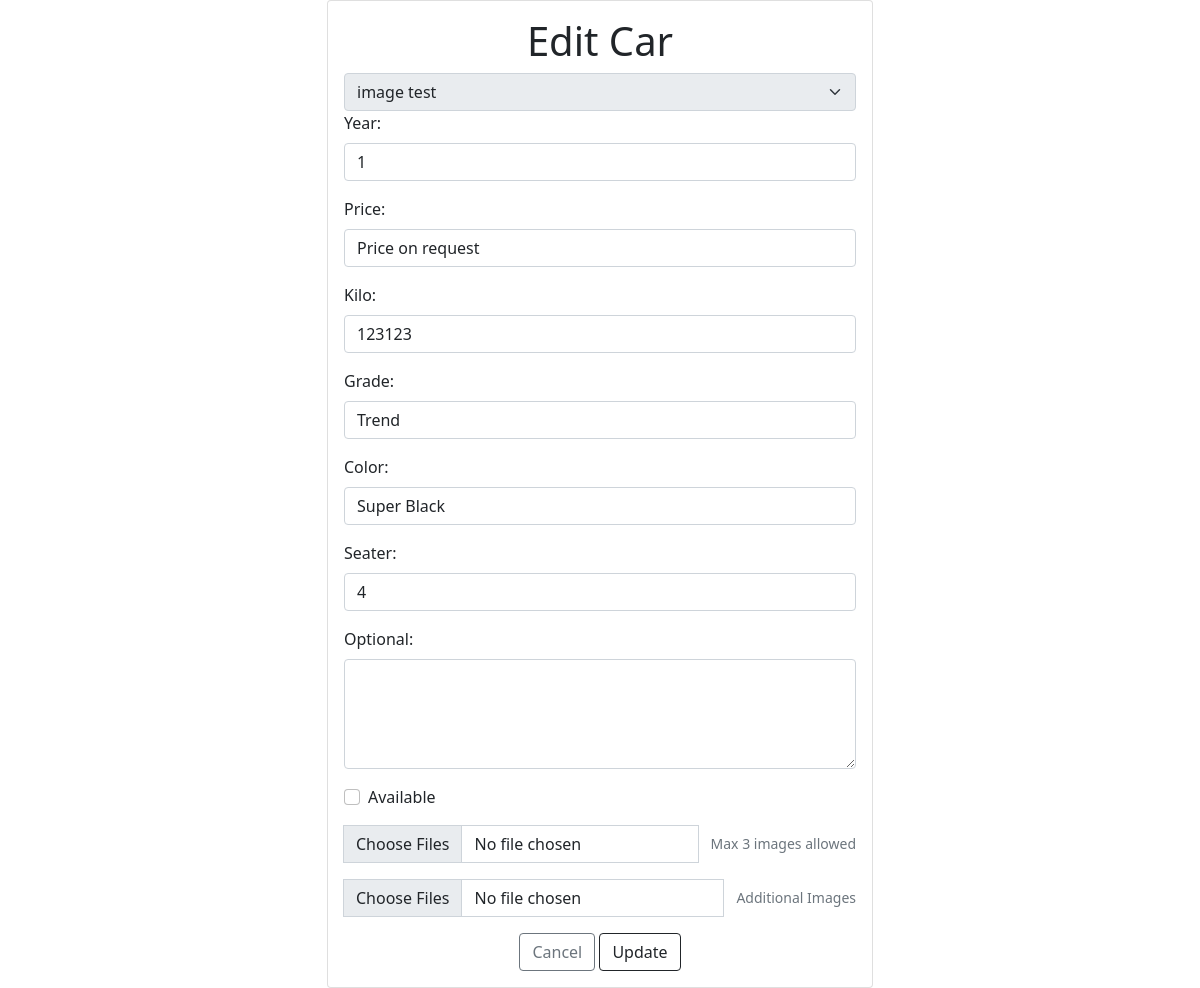
/home/edit-car/86/ (signed in), run on the app's committed database.
### car_dealership/models.py (models this page shows, shortened)
class CarModel(models.Model):
    brand = models.ForeignKey(CarBrand, on_delete=models.CASCADE)
    name = models.CharField(max_length=50)

class Car(models.Model):
    car_model = models.ForeignKey(CarModel, on_delete=models.CASCADE)
    year = models.IntegerField()
    price = models.CharField(max_length=100, null=True, blank=True)
    mileage = models.IntegerField(null=True, blank=True)
    grade = models.CharField(max_length=100, null=True, blank=True)
    color = models.CharField(max_length=100, null=True, blank=True)
    optional = models.TextField(null=True, blank=True)
    available = models.BooleanField(default=True)
    seater = models.IntegerField(null=True, blank=True)

### car_dealership/views.py (the view, shortened to what this page needs)
# urls.py: path("edit-car/<int:car_id>/", views.edit_car, name="edit_car"),
@admin_required
def edit_car(request, car_id):
    car = get_object_or_404(Car, id=car_id)
    car_model = car.car_model
    car_models = CarModel.objects.all()
    context = {
        'car': car,
        'car_model': car_model,
        'car_models': car_models,
        'optional': car.optional,
    }
    return render(request, 'admin/add_car.html', context)

### templates/admin/add_car.html (shortened to what this page needs)
{% load static %}
<!DOCTYPE html>
<html>
<head>
    <link href="https://cdn.jsdelivr.net/npm/bootstrap@5.0.2/dist/css/bootstrap.min.css" rel="stylesheet">
    <link rel="stylesheet" type="text/css" href="{% static 'admin.css' %}">
</head>
<body>
    <div class="container">
        <div class="row justify-content-center">
            <div class="col-md-6">
                <div class="card">
                    <div class="card-body">
                        <h1 class="card-title text-center">
                            {% if car %} Edit Car {% else %} Add Car {% endif %}
                        </h1>
                        <form method="post" enctype="multipart/form-data">
                            <div class="col-auto">
                                {% if car_model %}
                                <select class="form-select" aria-label="Disabled select example" disabled>
                                    <option selected>{{ car_model.name }}</option>
                                </select>
                                {% endif %}
                            </div>
                            <div class="mb-3">
                                <label for="year" class="form-label">Year:</label>
                                <input type="text" id="year" name="year" class="form-control" aria-describedby="carHelpInline" {% if car_model %} value="{{ car.year }}" {% endif %}required>
                            </div>
                            <div class="mb-3">
                                <label for="price" class="form-label">Price:</label>
                                <input type="text" id="price" name="price" class="form-control" aria-describedby="carHelpInline" {% if car_model %} value="{{ car.price }}" {% endif %}required>
                            </div>
                            <div class="mb-3">
                                <label for="kilo" class="form-label">Kilo:</label>
                                <input type="text" id="kilo" name="kilo" class="form-control" aria-describedby="carHelpInline" {% if car_model %} value="{{ car.mileage }}" {% endif %}required>
                            </div>
                            <div class="mb-3">
                                <label for="grade" class="form-label">Grade:</label>
                                <input type="text" id="grade" name="grade" class="form-control" aria-describedby="carHelpInline" {% if car_model %} value="{{ car.grade }}" {% endif %}>
                            </div>
                            <div class="mb-3">
                                <label for="color" class="form-label">Color:</label>
                                <input type="text" id="color" name="color" class="form-control" aria-describedby="carHelpInline" {% if car_model %} value="{{ car.color }}" {% endif %}>
                            </div>
                            <div class="mb-3">
                                <label for="seater" class="form-label">Seater:</label>
                                <input type="text" id="seater" name="seater" class="form-control" aria-describedby="carHelpInline" {% if car_model %} value="{{ car.seater }}" {% endif %}>
                            </div>
                            <div class="mb-3">
                                <label for="optional" class="form-label">Optional:</label>
                                <textarea id="optionalText" name="optional" class="form-control" rows="4">{% if car_model %}{{ optional }}{% endif %}</textarea>
                            </div>
                            {% if car %}
                                <div class="form-check mb-3">
                                    <input class="form-check-input" type="checkbox" name="available" id="available" {% if car.available %} checked {% endif %}>
                                    <label class="form-check-label" for="available">
                                        Available
                                    </label>
                                </div>
                            {% endif %}
                            <div class="input-group">
                                <input type="file" id="car_images" name="car_images" class="form-control" aria-describedby="carHelpInline" accept="image/*" multiple>
                                <small id="carHelpInline" class="text-muted custom-input">Max 3 images allowed</small>
                            </div>
                            <div class="input-group mt-3">
                                <input type="file" id="additional_images" name="additional_images" class="form-control" aria-describedby="additionalCarHelpInline" accept="image/*" multiple>
                                <small id="additionalCarHelpInline" class="text-muted custom-input">Additional Images</small>
                            </div>
                            <div class="text-center marginT1">
                                <a href="{% url 'cancel_car' %}" class="btn btn-outline-secondary">Cancel</a>
                                <button type="submit" class="btn btn-outline-dark">
                                    {% if car %} Update {% else %} Submit {% endif %}
                                </button>
                            </div>
                        </form>
                    </div>
                </div>
            </div>
        </div>
    </div>
</body>
</html>

### mysite/static/admin.css (style rules this page uses)
.marginT1 { margin-top: 1rem; }
.custom-input { margin-left: 12px !important; margin-top: 8px; }

### data on the page
CarModel: name "image test"
Car: year "1", price "Price on request", kilo "123123", grade "Trend", color "Super Black", seater "4"
